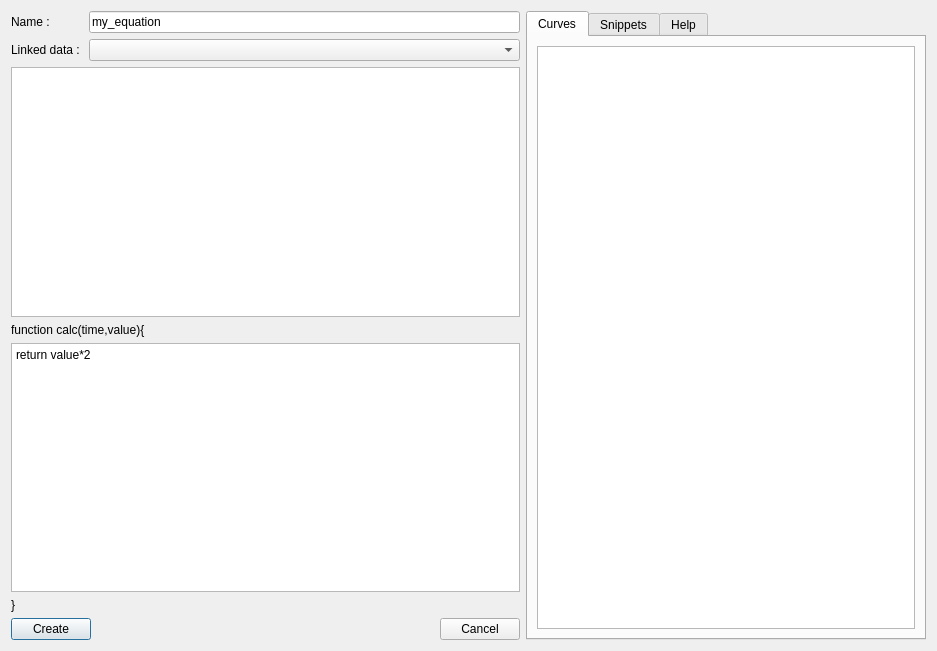
<?xml version="1.0" encoding="UTF-8"?>
<ui version="4.0">
 <class>AddMathPlotDialog</class>
 <widget class="QDialog" name="AddMathPlotDialog">
  <property name="geometry">
   <rect>
    <x>0</x>
    <y>0</y>
    <width>937</width>
    <height>651</height>
   </rect>
  </property>
  <property name="windowTitle">
   <string>Add math plot</string>
  </property>
  <layout class="QGridLayout" name="gridLayout">
   <item row="3" column="0">
    <widget class="QPlainTextEdit" name="mathEquation">
     <property name="plainText">
      <string>return value*2</string>
     </property>
     <property name="placeholderText">
      <string>e.g. &quot;return y*2&quot;</string>
     </property>
    </widget>
   </item>
   <item row="2" column="0">
    <widget class="QLabel" name="label">
     <property name="text">
      <string>function calc(time,value){</string>
     </property>
    </widget>
   </item>
   <item row="4" column="0">
    <widget class="QLabel" name="label_4">
     <property name="text">
      <string>}</string>
     </property>
    </widget>
   </item>
   <item row="5" column="0">
    <layout class="QHBoxLayout" name="horizontalLayout">
     <item>
      <widget class="QPushButton" name="pushButtonDone">
       <property name="text">
        <string>Create</string>
       </property>
       <property name="default">
        <bool>true</bool>
       </property>
      </widget>
     </item>
     <item>
      <spacer name="horizontalSpacer">
       <property name="orientation">
        <enum>Qt::Horizontal</enum>
       </property>
       <property name="sizeHint" stdset="0">
        <size>
         <width>40</width>
         <height>20</height>
        </size>
       </property>
      </spacer>
     </item>
     <item>
      <widget class="QPushButton" name="pushButtonCancel">
       <property name="text">
        <string>Cancel</string>
       </property>
       <property name="autoDefault">
        <bool>true</bool>
       </property>
      </widget>
     </item>
    </layout>
   </item>
   <item row="0" column="0">
    <layout class="QFormLayout" name="formLayout">
     <item row="2" column="0">
      <widget class="QLabel" name="label_3">
       <property name="text">
        <string>Name :</string>
       </property>
      </widget>
     </item>
     <item row="3" column="0">
      <widget class="QLabel" name="label_2">
       <property name="toolTip">
        <string>&lt;html&gt;&lt;head/&gt;&lt;body&gt;&lt;p&gt;The timeseries that provides the (time,value) pair to comute the the funtion &lt;span style=&quot; font-weight:600;&quot;&gt;calc(time,value)&lt;/span&gt;&lt;/p&gt;&lt;/body&gt;&lt;/html&gt;</string>
       </property>
       <property name="text">
        <string>Linked data : </string>
       </property>
      </widget>
     </item>
     <item row="2" column="1">
      <widget class="QLineEdit" name="nameLineEdit">
       <property name="text">
        <string>my_equation</string>
       </property>
      </widget>
     </item>
     <item row="3" column="1">
      <widget class="QComboBox" name="linkedChannelCombobox">
       <property name="sizePolicy">
        <sizepolicy hsizetype="Expanding" vsizetype="Fixed">
         <horstretch>0</horstretch>
         <verstretch>0</verstretch>
        </sizepolicy>
       </property>
      </widget>
     </item>
    </layout>
   </item>
   <item row="1" column="0">
    <widget class="QPlainTextEdit" name="globalVarsTextField">
     <property name="plainText">
      <string/>
     </property>
     <property name="placeholderText">
      <string>You can declare global variables and functions here</string>
     </property>
    </widget>
   </item>
   <item row="0" column="1" rowspan="6">
    <widget class="QTabWidget" name="tabWidget">
     <property name="sizePolicy">
      <sizepolicy hsizetype="Minimum" vsizetype="Expanding">
       <horstretch>0</horstretch>
       <verstretch>0</verstretch>
      </sizepolicy>
     </property>
     <property name="minimumSize">
      <size>
       <width>400</width>
       <height>0</height>
      </size>
     </property>
     <property name="currentIndex">
      <number>0</number>
     </property>
     <widget class="QWidget" name="tab">
      <attribute name="title">
       <string>Curves</string>
      </attribute>
      <layout class="QVBoxLayout" name="verticalLayout">
       <item>
        <widget class="QListWidget" name="curvesListWidget">
         <property name="focusPolicy">
          <enum>Qt::NoFocus</enum>
         </property>
        </widget>
       </item>
      </layout>
     </widget>
     <widget class="QWidget" name="tab_2">
      <attribute name="title">
       <string>Snippets</string>
      </attribute>
      <layout class="QVBoxLayout" name="verticalLayout_2">
       <item>
        <widget class="QListWidget" name="snippetsListWidget"/>
       </item>
       <item>
        <widget class="QPlainTextEdit" name="snippetTextEdit">
         <property name="readOnly">
          <bool>true</bool>
         </property>
        </widget>
       </item>
      </layout>
     </widget>
     <widget class="QWidget" name="tab_3">
      <attribute name="title">
       <string>Help</string>
      </attribute>
      <layout class="QVBoxLayout" name="verticalLayout_3">
       <item>
        <widget class="QTextBrowser" name="helpBrowser">
         <property name="html">
          <string>&lt;!DOCTYPE HTML PUBLIC &quot;-//W3C//DTD HTML 4.0//EN&quot; &quot;http://www.w3.org/TR/REC-html40/strict.dtd&quot;&gt;
&lt;html&gt;&lt;head&gt;&lt;meta name=&quot;qrichtext&quot; content=&quot;1&quot; /&gt;&lt;style type=&quot;text/css&quot;&gt;
p, li { white-space: pre-wrap; }
&lt;/style&gt;&lt;/head&gt;&lt;body style=&quot; font-family:'Ubuntu'; font-size:11pt; font-weight:400; font-style:normal;&quot;&gt;
&lt;p style=&quot; margin-top:0px; margin-bottom:0px; margin-left:0px; margin-right:0px; -qt-block-indent:0; text-indent:0px;&quot;&gt;&lt;span style=&quot; font-family:'Noto Sans'; font-size:10pt; font-weight:600;&quot;&gt;Linked data&lt;/span&gt;&lt;/p&gt;
&lt;p style=&quot; margin-top:0px; margin-bottom:0px; margin-left:0px; margin-right:0px; -qt-block-indent:0; text-indent:0px;&quot;&gt;&lt;span style=&quot; font-family:'Noto Sans'; font-size:10pt;&quot;&gt;This is the curve used for the x and y in the calc(x,y) method.&lt;/span&gt;&lt;/p&gt;
&lt;p style=&quot;-qt-paragraph-type:empty; margin-top:0px; margin-bottom:0px; margin-left:0px; margin-right:0px; -qt-block-indent:0; text-indent:0px; font-family:'Noto Sans'; font-size:10pt;&quot;&gt;&lt;br /&gt;&lt;/p&gt;
&lt;p style=&quot; margin-top:0px; margin-bottom:0px; margin-left:0px; margin-right:0px; -qt-block-indent:0; text-indent:0px;&quot;&gt;&lt;span style=&quot; font-family:'Noto Sans'; font-size:10pt; font-weight:600;&quot;&gt;Global variables and equation fields&lt;/span&gt;&lt;/p&gt;
&lt;p style=&quot; margin-top:0px; margin-bottom:0px; margin-left:0px; margin-right:0px; -qt-block-indent:0; text-indent:0px;&quot;&gt;&lt;span style=&quot; font-family:'Noto Sans'; font-size:10pt;&quot;&gt;These are the fields where you enter your equation.&lt;/span&gt;&lt;/p&gt;
&lt;p style=&quot; margin-top:0px; margin-bottom:0px; margin-left:0px; margin-right:0px; -qt-block-indent:0; text-indent:0px;&quot;&gt;&lt;span style=&quot; font-family:'Noto Sans'; font-size:10pt;&quot;&gt;The code is parsed as javascript, with the &amp;quot;Math&amp;quot; namespace being sourced : e.g. &amp;quot;Math.cos()&amp;quot; and &amp;quot;cos()&amp;quot; are the same.&lt;/span&gt;&lt;/p&gt;
&lt;p style=&quot; margin-top:0px; margin-bottom:0px; margin-left:0px; margin-right:0px; -qt-block-indent:0; text-indent:0px;&quot;&gt;&lt;span style=&quot; font-family:'Noto Sans'; font-size:10pt;&quot;&gt;In the top text field you can add methods or global variables.&lt;/span&gt;&lt;/p&gt;
&lt;p style=&quot;-qt-paragraph-type:empty; margin-top:0px; margin-bottom:0px; margin-left:0px; margin-right:0px; -qt-block-indent:0; text-indent:0px; font-family:'Noto Sans'; font-size:10pt;&quot;&gt;&lt;br /&gt;&lt;/p&gt;
&lt;p style=&quot; margin-top:0px; margin-bottom:0px; margin-left:0px; margin-right:0px; -qt-block-indent:0; text-indent:0px;&quot;&gt;&lt;span style=&quot; font-family:'Noto Sans'; font-size:10pt;&quot;&gt;The method defined in the bottom text field is called for each point of the &amp;quot;linked data&amp;quot; and must return a number (or NaN).  The method contains the arguments &amp;quot;x&amp;quot;, &amp;quot;y&amp;quot; and &amp;quot;$$CURVE$$&amp;quot;, where &amp;quot;CURVE&amp;quot; can be any other curve's name.&lt;/span&gt;&lt;/p&gt;
&lt;p style=&quot;-qt-paragraph-type:empty; margin-top:0px; margin-bottom:0px; margin-left:0px; margin-right:0px; -qt-block-indent:0; text-indent:0px; font-family:'Noto Sans'; font-size:10pt;&quot;&gt;&lt;br /&gt;&lt;/p&gt;
&lt;p style=&quot; margin-top:0px; margin-bottom:0px; margin-left:0px; margin-right:0px; -qt-block-indent:0; text-indent:0px;&quot;&gt;&lt;span style=&quot; font-family:'Noto Sans'; font-size:10pt; font-weight:600;&quot;&gt;Curves tab&lt;/span&gt;&lt;/p&gt;
&lt;p style=&quot; margin-top:0px; margin-bottom:0px; margin-left:0px; margin-right:0px; -qt-block-indent:0; text-indent:0px;&quot;&gt;&lt;span style=&quot; font-family:'Noto Sans'; font-size:10pt;&quot;&gt;Double click on the curve to insert it at your cursor.&lt;/span&gt;&lt;/p&gt;
&lt;p style=&quot;-qt-paragraph-type:empty; margin-top:0px; margin-bottom:0px; margin-left:0px; margin-right:0px; -qt-block-indent:0; text-indent:0px; font-family:'Noto Sans'; font-size:10pt;&quot;&gt;&lt;br /&gt;&lt;/p&gt;
&lt;p style=&quot; margin-top:0px; margin-bottom:0px; margin-left:0px; margin-right:0px; -qt-block-indent:0; text-indent:0px;&quot;&gt;&lt;span style=&quot; font-family:'Noto Sans'; font-size:10pt; font-weight:600;&quot;&gt;Snippets tab&lt;/span&gt;&lt;/p&gt;
&lt;p style=&quot; margin-top:0px; margin-bottom:0px; margin-left:0px; margin-right:0px; -qt-block-indent:0; text-indent:0px;&quot;&gt;&lt;span style=&quot; font-family:'Noto Sans'; font-size:10pt;&quot;&gt;Single click to preview, double click to apply the snippet.&lt;/span&gt;&lt;/p&gt;&lt;/body&gt;&lt;/html&gt;</string>
         </property>
        </widget>
       </item>
      </layout>
     </widget>
    </widget>
   </item>
  </layout>
 </widget>
 <resources/>
 <connections>
  <connection>
   <sender>pushButtonDone</sender>
   <signal>clicked()</signal>
   <receiver>AddMathPlotDialog</receiver>
   <slot>accept()</slot>
   <hints>
    <hint type="sourcelabel">
     <x>296</x>
     <y>276</y>
    </hint>
    <hint type="destinationlabel">
     <x>199</x>
     <y>149</y>
    </hint>
   </hints>
  </connection>
  <connection>
   <sender>pushButtonCancel</sender>
   <signal>clicked()</signal>
   <receiver>AddMathPlotDialog</receiver>
   <slot>reject()</slot>
   <hints>
    <hint type="sourcelabel">
     <x>103</x>
     <y>276</y>
    </hint>
    <hint type="destinationlabel">
     <x>199</x>
     <y>149</y>
    </hint>
   </hints>
  </connection>
 </connections>
</ui>
